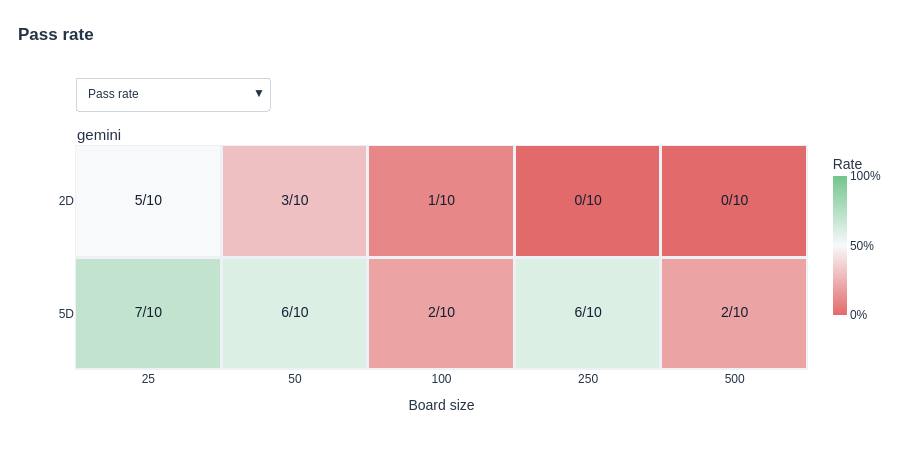

Here is the notebook cell this chart was saved with:
### Markdown cell above
## Valid moves and failure rates

One full-width heatmap per model, with board size across columns and dimension across rows. Use the menu to switch between pass, truncation, semantic-failure and request-error rates. Cells show counts and denominators; gray cells have no measured rate. **Green always means better:** more passes or fewer failures. Hover for outcome and failure details.

Pass, truncation and semantic-failure rates use completed responses; request-error rates use all scheduled attempts. Provider-reported response errors remain in the saved completed-response denominator.

### Code cell
view.show_all(figures.plot_rate_heatmaps(aggregate))

### Figure 1 — Plotly figure (JSON) as saved in the notebook; plotly's stock layout.template omitted (floating-point values rounded to 4 significant figures)
{"data": [{"coloraxis": "coloraxis", "hovertemplate": "%{hovertext}<extra></extra>", "hovertext": [["gemini · 2D · board 25<br>Pass rate: 5/10 completed responses<br>Valid: 5<br>Semantic failure: 5<br>Stored primary failures: {&#x27;word_extension&#x27;: 2, &#x27;spatial_conflict&#x27;: 1, &#x27;missing_overlap&#x27;: 2}", "gemini · 2D · board 50<br>Pass rate: 3/10 completed responses<br>Semantic failure: 7<br>Valid: 3<br>Stored primary failures: {&#x27;word_extension&#x27;: 3, &#x27;sequence&#x27;: 2, &#x27;spatial_conflict&#x27;: 1, &#x27;missing_overlap&#x27;: 1}", "gemini · 2D · board 100<br>Pass rate: 1/10 completed responses<br>Semantic failure: 9<br>Valid: 1<br>Stored primary failures: {&#x27;word_extension&#x27;: 5, &#x27;spatial_conflict&#x27;: 3, &#x27;invalid_cross_word&#x27;: 1}", "gemini · 2D · board 250<br>Pass rate: 0/10 completed responses<br>Semantic failure: 10<br>Stored primary failures: {&#x27;sequence&#x27;: 2, &#x27;word_extension&#x27;: 5, &#x27;spatial_conflict&#x27;: 2, &#x27;missing_overlap&#x27;: 1}", "gemini · 2D · board 500<br>Pass rate: 0/10 completed responses<br>Semantic failure: 10<br>Stored primary failures: {&#x27;spatial_conflict&#x27;: 2, &#x27;word_extension&#x27;: 4, &#x27;missing_overlap&#x27;: 4}"], ["gemini · 5D · board 25<br>Pass rate: 7/10 completed responses<br>Valid: 7<br>Semantic failure: 3<br>Stored primary failures: {&#x27;word_extension&#x27;: 1, &#x27;invalid_cross_word&#x27;: 2}", "gemini · 5D · board 50<br>Pass rate: 6/10 completed responses<br>Semantic failure: 4<br>Valid: 6<br>Stored primary failures: {&#x27;invalid_cross_word&#x27;: 3, &#x27;spatial_conflict&#x27;: 1}", "gemini · 5D · board 100<br>Pass rate: 2/10 completed responses<br>Semantic failure: 8<br>Valid: 2<br>Stored primary failures: {&#x27;spatial_conflict&#x27;: 4, &#x27;invalid_cross_word&#x27;: 2, &#x27;word_extension&#x27;: 2}", "gemini · 5D · board 250<br>Pass rate: 6/10 completed responses<br>Semantic failure: 4<br>Valid: 6<br>Stored primary failures: {&#x27;invalid_cross_word&#x27;: 2, &#x27;missing_overlap&#x27;: 1, &#x27;spatial_conflict&#x27;: 1}", "gemini · 5D · board 500<br>Pass rate: 2/10 completed responses<br>Semantic failure: 8<br>Valid: 2<br>Stored primary failures: {&#x27;spatial_conflict&#x27;: 5, &#x27;invalid_cross_word&#x27;: 3}"]], "showscale": false, "type": "heatmap", "visible": true, "x": ["25", "50", "100", "250", "500"], "xaxis": "x", "xgap": 3, "y": ["2D", "5D"], "yaxis": "y", "ygap": 3, "z": [[0.5, 0.3, 0.1, 0, 0], [0.7, 0.6, 0.2, 0.6, 0.2]]}, {"hovertemplate": "%{hovertext}<extra></extra>", "hovertext": ["gemini · 2D · board 25<br>Pass rate: 5/10 completed responses<br>Valid: 5<br>Semantic failure: 5<br>Stored primary failures: {&#x27;word_extension&#x27;: 2, &#x27;spatial_conflict&#x27;: 1, &#x27;missing_overlap&#x27;: 2}", "gemini · 2D · board 50<br>Pass rate: 3/10 completed responses<br>Semantic failure: 7<br>Valid: 3<br>Stored primary failures: {&#x27;word_extension&#x27;: 3, &#x27;sequence&#x27;: 2, &#x27;spatial_conflict&#x27;: 1, &#x27;missing_overlap&#x27;: 1}", "gemini · 2D · board 100<br>Pass rate: 1/10 completed responses<br>Semantic failure: 9<br>Valid: 1<br>Stored primary failures: {&#x27;word_extension&#x27;: 5, &#x27;spatial_conflict&#x27;: 3, &#x27;invalid_cross_word&#x27;: 1}", "gemini · 2D · board 250<br>Pass rate: 0/10 completed responses<br>Semantic failure: 10<br>Stored primary failures: {&#x27;sequence&#x27;: 2, &#x27;word_extension&#x27;: 5, &#x27;spatial_conflict&#x27;: 2, &#x27;missing_overlap&#x27;: 1}", "gemini · 2D · board 500<br>Pass rate: 0/10 completed responses<br>Semantic failure: 10<br>Stored primary failures: {&#x27;spatial_conflict&#x27;: 2, &#x27;word_extension&#x27;: 4, &#x27;missing_overlap&#x27;: 4}", "gemini · 5D · board 25<br>Pass rate: 7/10 completed responses<br>Valid: 7<br>Semantic failure: 3<br>Stored primary failures: {&#x27;word_extension&#x27;: 1, &#x27;invalid_cross_word&#x27;: 2}", "gemini · 5D · board 50<br>Pass rate: 6/10 completed responses<br>Semantic failure: 4<br>Valid: 6<br>Stored primary failures: {&#x27;invalid_cross_word&#x27;: 3, &#x27;spatial_conflict&#x27;: 1}", "gemini · 5D · board 100<br>Pass rate: 2/10 completed responses<br>Semantic failure: 8<br>Valid: 2<br>Stored primary failures: {&#x27;spatial_conflict&#x27;: 4, &#x27;invalid_cross_word&#x27;: 2, &#x27;word_extension&#x27;: 2}", "gemini · 5D · board 250<br>Pass rate: 6/10 completed responses<br>Semantic failure: 4<br>Valid: 6<br>Stored primary failures: {&#x27;invalid_cross_word&#x27;: 2, &#x27;missing_overlap&#x27;: 1, &#x27;spatial_conflict&#x27;: 1}", "gemini · 5D · board 500<br>Pass rate: 2/10 completed responses<br>Semantic failure: 8<br>Valid: 2<br>Stored primary failures: {&#x27;spatial_conflict&#x27;: 5, &#x27;invalid_cross_word&#x27;: 3}"], "mode": "text", "showlegend": false, "text": ["5/10", "3/10", "1/10", "0/10", "0/10", "7/10", "6/10", "2/10", "6/10", "2/10"], "textfont": {"color": "#172033", "size": 14}, "type": "scatter", "visible": true, "x": ["25", "50", "100", "250", "500", "25", "50", "100", "250", "500"], "xaxis": "x", "y": ["2D", "2D", "2D", "2D", "2D", "5D", "5D", "5D", "5D", "5D"], "yaxis": "y"}, {"coloraxis": "coloraxis", "hovertemplate": "%{hovertext}<extra></extra>", "hovertext": [["gemini · 2D · board 25<br>Truncation rate: 0/10 completed responses<br>Valid: 5<br>Semantic failure: 5<br>Stored primary failures: {&#x27;word_extension&#x27;: 2, &#x27;spatial_conflict&#x27;: 1, &#x27;missing_overlap&#x27;: 2}", "gemini · 2D · board 50<br>Truncation rate: 0/10 completed responses<br>Semantic failure: 7<br>Valid: 3<br>Stored primary failures: {&#x27;word_extension&#x27;: 3, &#x27;sequence&#x27;: 2, &#x27;spatial_conflict&#x27;: 1, &#x27;missing_overlap&#x27;: 1}", "gemini · 2D · board 100<br>Truncation rate: 0/10 completed responses<br>Semantic failure: 9<br>Valid: 1<br>Stored primary failures: {&#x27;word_extension&#x27;: 5, &#x27;spatial_conflict&#x27;: 3, &#x27;invalid_cross_word&#x27;: 1}", "gemini · 2D · board 250<br>Truncation rate: 0/10 completed responses<br>Semantic failure: 10<br>Stored primary failures: {&#x27;sequence&#x27;: 2, &#x27;word_extension&#x27;: 5, &#x27;spatial_conflict&#x27;: 2, &#x27;missing_overlap&#x27;: 1}", "gemini · 2D · board 500<br>Truncation rate: 0/10 completed responses<br>Semantic failure: 10<br>Stored primary failures: {&#x27;spatial_conflict&#x27;: 2, &#x27;word_extension&#x27;: 4, &#x27;missing_overlap&#x27;: 4}"], ["gemini · 5D · board 25<br>Truncation rate: 0/10 completed responses<br>Valid: 7<br>Semantic failure: 3<br>Stored primary failures: {&#x27;word_extension&#x27;: 1, &#x27;invalid_cross_word&#x27;: 2}", "gemini · 5D · board 50<br>Truncation rate: 0/10 completed responses<br>Semantic failure: 4<br>Valid: 6<br>Stored primary failures: {&#x27;invalid_cross_word&#x27;: 3, &#x27;spatial_conflict&#x27;: 1}", "gemini · 5D · board 100<br>Truncation rate: 0/10 completed responses<br>Semantic failure: 8<br>Valid: 2<br>Stored primary failures: {&#x27;spatial_conflict&#x27;: 4, &#x27;invalid_cross_word&#x27;: 2, &#x27;word_extension&#x27;: 2}", "gemini · 5D · board 250<br>Truncation rate: 0/10 completed responses<br>Semantic failure: 4<br>Valid: 6<br>Stored primary failures: {&#x27;invalid_cross_word&#x27;: 2, &#x27;missing_overlap&#x27;: 1, &#x27;spatial_conflict&#x27;: 1}", "gemini · 5D · board 500<br>Truncation rate: 0/10 completed responses<br>Semantic failure: 8<br>Valid: 2<br>Stored primary failures: {&#x27;spatial_conflict&#x27;: 5, &#x27;invalid_cross_word&#x27;: 3}"]], "showscale": false, "type": "heatmap", "visible": false, "x": ["25", "50", "100", "250", "500"], "xaxis": "x", "xgap": 3, "y": ["2D", "5D"], "yaxis": "y", "ygap": 3, "z": [[0, 0, 0, 0, 0], [0, 0, 0, 0, 0]]}, {"hovertemplate": "%{hovertext}<extra></extra>", "hovertext": ["gemini · 2D · board 25<br>Truncation rate: 0/10 completed responses<br>Valid: 5<br>Semantic failure: 5<br>Stored primary failures: {&#x27;word_extension&#x27;: 2, &#x27;spatial_conflict&#x27;: 1, &#x27;missing_overlap&#x27;: 2}", "gemini · 2D · board 50<br>Truncation rate: 0/10 completed responses<br>Semantic failure: 7<br>Valid: 3<br>Stored primary failures: {&#x27;word_extension&#x27;: 3, &#x27;sequence&#x27;: 2, &#x27;spatial_conflict&#x27;: 1, &#x27;missing_overlap&#x27;: 1}", "gemini · 2D · board 100<br>Truncation rate: 0/10 completed responses<br>Semantic failure: 9<br>Valid: 1<br>Stored primary failures: {&#x27;word_extension&#x27;: 5, &#x27;spatial_conflict&#x27;: 3, &#x27;invalid_cross_word&#x27;: 1}", "gemini · 2D · board 250<br>Truncation rate: 0/10 completed responses<br>Semantic failure: 10<br>Stored primary failures: {&#x27;sequence&#x27;: 2, &#x27;word_extension&#x27;: 5, &#x27;spatial_conflict&#x27;: 2, &#x27;missing_overlap&#x27;: 1}", "gemini · 2D · board 500<br>Truncation rate: 0/10 completed responses<br>Semantic failure: 10<br>Stored primary failures: {&#x27;spatial_conflict&#x27;: 2, &#x27;word_extension&#x27;: 4, &#x27;missing_overlap&#x27;: 4}", "gemini · 5D · board 25<br>Truncation rate: 0/10 completed responses<br>Valid: 7<br>Semantic failure: 3<br>Stored primary failures: {&#x27;word_extension&#x27;: 1, &#x27;invalid_cross_word&#x27;: 2}", "gemini · 5D · board 50<br>Truncation rate: 0/10 completed responses<br>Semantic failure: 4<br>Valid: 6<br>Stored primary failures: {&#x27;invalid_cross_word&#x27;: 3, &#x27;spatial_conflict&#x27;: 1}", "gemini · 5D · board 100<br>Truncation rate: 0/10 completed responses<br>Semantic failure: 8<br>Valid: 2<br>Stored primary failures: {&#x27;spatial_conflict&#x27;: 4, &#x27;invalid_cross_word&#x27;: 2, &#x27;word_extension&#x27;: 2}", "gemini · 5D · board 250<br>Truncation rate: 0/10 completed responses<br>Semantic failure: 4<br>Valid: 6<br>Stored primary failures: {&#x27;invalid_cross_word&#x27;: 2, &#x27;missing_overlap&#x27;: 1, &#x27;spatial_conflict&#x27;: 1}", "gemini · 5D · board 500<br>Truncation rate: 0/10 completed responses<br>Semantic failure: 8<br>Valid: 2<br>Stored primary failures: {&#x27;spatial_conflict&#x27;: 5, &#x27;invalid_cross_word&#x27;: 3}"], "mode": "text", "showlegend": false, "text": ["0/10", "0/10", "0/10", "0/10", "0/10", "0/10", "0/10", "0/10", "0/10", "0/10"], "textfont": {"color": "#172033", "size": 14}, "type": "scatter", "visible": false, "x": ["25", "50", "100", "250", "500", "25", "50", "100", "250", "500"], "xaxis": "x", "y": ["2D", "2D", "2D", "2D", "2D", "5D", "5D", "5D", "5D", "5D"], "yaxis": "y"}, {"coloraxis": "coloraxis", "hovertemplate": "%{hovertext}<extra></extra>", "hovertext": [["gemini · 2D · board 25<br>Semantic failure rate: 5/10 completed responses<br>Valid: 5<br>Semantic failure: 5<br>Stored primary failures: {&#x27;word_extension&#x27;: 2, &#x27;spatial_conflict&#x27;: 1, &#x27;missing_overlap&#x27;: 2}", "gemini · 2D · board 50<br>Semantic failure rate: 7/10 completed responses<br>Semantic failure: 7<br>Valid: 3<br>Stored primary failures: {&#x27;word_extension&#x27;: 3, &#x27;sequence&#x27;: 2, &#x27;spatial_conflict&#x27;: 1, &#x27;missing_overlap&#x27;: 1}", "gemini · 2D · board 100<br>Semantic failure rate: 9/10 completed responses<br>Semantic failure: 9<br>Valid: 1<br>Stored primary failures: {&#x27;word_extension&#x27;: 5, &#x27;spatial_conflict&#x27;: 3, &#x27;invalid_cross_word&#x27;: 1}", "gemini · 2D · board 250<br>Semantic failure rate: 10/10 completed responses<br>Semantic failure: 10<br>Stored primary failures: {&#x27;sequence&#x27;: 2, &#x27;word_extension&#x27;: 5, &#x27;spatial_conflict&#x27;: 2, &#x27;missing_overlap&#x27;: 1}", "gemini · 2D · board 500<br>Semantic failure rate: 10/10 completed responses<br>Semantic failure: 10<br>Stored primary failures: {&#x27;spatial_conflict&#x27;: 2, &#x27;word_extension&#x27;: 4, &#x27;missing_overlap&#x27;: 4}"], ["gemini · 5D · board 25<br>Semantic failure rate: 3/10 completed responses<br>Valid: 7<br>Semantic failure: 3<br>Stored primary failures: {&#x27;word_extension&#x27;: 1, &#x27;invalid_cross_word&#x27;: 2}", "gemini · 5D · board 50<br>Semantic failure rate: 4/10 completed responses<br>Semantic failure: 4<br>Valid: 6<br>Stored primary failures: {&#x27;invalid_cross_word&#x27;: 3, &#x27;spatial_conflict&#x27;: 1}", "gemini · 5D · board 100<br>Semantic failure rate: 8/10 completed responses<br>Semantic failure: 8<br>Valid: 2<br>Stored primary failures: {&#x27;spatial_conflict&#x27;: 4, &#x27;invalid_cross_word&#x27;: 2, &#x27;word_extension&#x27;: 2}", "gemini · 5D · board 250<br>Semantic failure rate: 4/10 completed responses<br>Semantic failure: 4<br>Valid: 6<br>Stored primary failures: {&#x27;invalid_cross_word&#x27;: 2, &#x27;missing_overlap&#x27;: 1, &#x27;spatial_conflict&#x27;: 1}", "gemini · 5D · board 500<br>Semantic failure rate: 8/10 completed responses<br>Semantic failure: 8<br>Valid: 2<br>Stored primary failures: {&#x27;spatial_conflict&#x27;: 5, &#x27;invalid_cross_word&#x27;: 3}"]], "showscale": false, "type": "heatmap", "visible": false, "x": ["25", "50", "100", "250", "500"], "xaxis": "x", "xgap": 3, "y": ["2D", "5D"], "yaxis": "y", "ygap": 3, "z": [[0.5, 0.7, 0.9, 1, 1], [0.3, 0.4, 0.8, 0.4, 0.8]]}, {"hovertemplate": "%{hovertext}<extra></extra>", "hovertext": ["gemini · 2D · board 25<br>Semantic failure rate: 5/10 completed responses<br>Valid: 5<br>Semantic failure: 5<br>Stored primary failures: {&#x27;word_extension&#x27;: 2, &#x27;spatial_conflict&#x27;: 1, &#x27;missing_overlap&#x27;: 2}", "gemini · 2D · board 50<br>Semantic failure rate: 7/10 completed responses<br>Semantic failure: 7<br>Valid: 3<br>Stored primary failures: {&#x27;word_extension&#x27;: 3, &#x27;sequence&#x27;: 2, &#x27;spatial_conflict&#x27;: 1, &#x27;missing_overlap&#x27;: 1}", "gemini · 2D · board 100<br>Semantic failure rate: 9/10 completed responses<br>Semantic failure: 9<br>Valid: 1<br>Stored primary failures: {&#x27;word_extension&#x27;: 5, &#x27;spatial_conflict&#x27;: 3, &#x27;invalid_cross_word&#x27;: 1}", "gemini · 2D · board 250<br>Semantic failure rate: 10/10 completed responses<br>Semantic failure: 10<br>Stored primary failures: {&#x27;sequence&#x27;: 2, &#x27;word_extension&#x27;: 5, &#x27;spatial_conflict&#x27;: 2, &#x27;missing_overlap&#x27;: 1}", "gemini · 2D · board 500<br>Semantic failure rate: 10/10 completed responses<br>Semantic failure: 10<br>Stored primary failures: {&#x27;spatial_conflict&#x27;: 2, &#x27;word_extension&#x27;: 4, &#x27;missing_overlap&#x27;: 4}", "gemini · 5D · board 25<br>Semantic failure rate: 3/10 completed responses<br>Valid: 7<br>Semantic failure: 3<br>Stored primary failures: {&#x27;word_extension&#x27;: 1, &#x27;invalid_cross_word&#x27;: 2}", "gemini · 5D · board 50<br>Semantic failure rate: 4/10 completed responses<br>Semantic failure: 4<br>Valid: 6<br>Stored primary failures: {&#x27;invalid_cross_word&#x27;: 3, &#x27;spatial_conflict&#x27;: 1}", "gemini · 5D · board 100<br>Semantic failure rate: 8/10 completed responses<br>Semantic failure: 8<br>Valid: 2<br>Stored primary failures: {&#x27;spatial_conflict&#x27;: 4, &#x27;invalid_cross_word&#x27;: 2, &#x27;word_extension&#x27;: 2}", "gemini · 5D · board 250<br>Semantic failure rate: 4/10 completed responses<br>Semantic failure: 4<br>Valid: 6<br>Stored primary failures: {&#x27;invalid_cross_word&#x27;: 2, &#x27;missing_overlap&#x27;: 1, &#x27;spatial_conflict&#x27;: 1}", "gemini · 5D · board 500<br>Semantic failure rate: 8/10 completed responses<br>Semantic failure: 8<br>Valid: 2<br>Stored primary failures: {&#x27;spatial_conflict&#x27;: 5, &#x27;invalid_cross_word&#x27;: 3}"], "mode": "text", "showlegend": false, "text": ["5/10", "7/10", "9/10", "10/10", "10/10", "3/10", "4/10", "8/10", "4/10", "8/10"], "textfont": {"color": "#172033", "size": 14}, "type": "scatter", "visible": false, "x": ["25", "50", "100", "250", "500", "25", "50", "100", "250", "500"], "xaxis": "x", "y": ["2D", "2D", "2D", "2D", "2D", "5D", "5D", "5D", "5D", "5D"], "yaxis": "y"}, {"coloraxis": "coloraxis", "hovertemplate": "%{hovertext}<extra></extra>", "hovertext": [["gemini · 2D · board 25<br>Transport / request error rate: 0/10 scheduled attempts<br>Valid: 5<br>Semantic failure: 5<br>Stored primary failures: {&#x27;word_extension&#x27;: 2, &#x27;spatial_conflict&#x27;: 1, &#x27;missing_overlap&#x27;: 2}", "gemini · 2D · board 50<br>Transport / request error rate: 0/10 scheduled attempts<br>Semantic failure: 7<br>Valid: 3<br>Stored primary failures: {&#x27;word_extension&#x27;: 3, &#x27;sequence&#x27;: 2, &#x27;spatial_conflict&#x27;: 1, &#x27;missing_overlap&#x27;: 1}", "gemini · 2D · board 100<br>Transport / request error rate: 0/10 scheduled attempts<br>Semantic failure: 9<br>Valid: 1<br>Stored primary failures: {&#x27;word_extension&#x27;: 5, &#x27;spatial_conflict&#x27;: 3, &#x27;invalid_cross_word&#x27;: 1}", "gemini · 2D · board 250<br>Transport / request error rate: 0/10 scheduled attempts<br>Semantic failure: 10<br>Stored primary failures: {&#x27;sequence&#x27;: 2, &#x27;word_extension&#x27;: 5, &#x27;spatial_conflict&#x27;: 2, &#x27;missing_overlap&#x27;: 1}", "gemini · 2D · board 500<br>Transport / request error rate: 0/10 scheduled attempts<br>Semantic failure: 10<br>Stored primary failures: {&#x27;spatial_conflict&#x27;: 2, &#x27;word_extension&#x27;: 4, &#x27;missing_overlap&#x27;: 4}"], ["gemini · 5D · board 25<br>Transport / request error rate: 0/10 scheduled attempts<br>Valid: 7<br>Semantic failure: 3<br>Stored primary failures: {&#x27;word_extension&#x27;: 1, &#x27;invalid_cross_word&#x27;: 2}", "gemini · 5D · board 50<br>Transport / request error rate: 0/10 scheduled attempts<br>Semantic failure: 4<br>Valid: 6<br>Stored primary failures: {&#x27;invalid_cross_word&#x27;: 3, &#x27;spatial_conflict&#x27;: 1}", "gemini · 5D · board 100<br>Transport / request error rate: 0/10 scheduled attempts<br>Semantic failure: 8<br>Valid: 2<br>Stored primary failures: {&#x27;spatial_conflict&#x27;: 4, &#x27;invalid_cross_word&#x27;: 2, &#x27;word_extension&#x27;: 2}", "gemini · 5D · board 250<br>Transport / request error rate: 0/10 scheduled attempts<br>Semantic failure: 4<br>Valid: 6<br>Stored primary failures: {&#x27;invalid_cross_word&#x27;: 2, &#x27;missing_overlap&#x27;: 1, &#x27;spatial_conflict&#x27;: 1}", "gemini · 5D · board 500<br>Transport / request error rate: 0/10 scheduled attempts<br>Semantic failure: 8<br>Valid: 2<br>Stored primary failures: {&#x27;spatial_conflict&#x27;: 5, &#x27;invalid_cross_word&#x27;: 3}"]], "showscale": false, "type": "heatmap", "visible": false, "x": ["25", "50", "100", "250", "500"], "xaxis": "x", "xgap": 3, "y": ["2D", "5D"], "yaxis": "y", "ygap": 3, "z": [[0, 0, 0, 0, 0], [0, 0, 0, 0, 0]]}, {"hovertemplate": "%{hovertext}<extra></extra>", "hovertext": ["gemini · 2D · board 25<br>Transport / request error rate: 0/10 scheduled attempts<br>Valid: 5<br>Semantic failure: 5<br>Stored primary failures: {&#x27;word_extension&#x27;: 2, &#x27;spatial_conflict&#x27;: 1, &#x27;missing_overlap&#x27;: 2}", "gemini · 2D · board 50<br>Transport / request error rate: 0/10 scheduled attempts<br>Semantic failure: 7<br>Valid: 3<br>Stored primary failures: {&#x27;word_extension&#x27;: 3, &#x27;sequence&#x27;: 2, &#x27;spatial_conflict&#x27;: 1, &#x27;missing_overlap&#x27;: 1}", "gemini · 2D · board 100<br>Transport / request error rate: 0/10 scheduled attempts<br>Semantic failure: 9<br>Valid: 1<br>Stored primary failures: {&#x27;word_extension&#x27;: 5, &#x27;spatial_conflict&#x27;: 3, &#x27;invalid_cross_word&#x27;: 1}", "gemini · 2D · board 250<br>Transport / request error rate: 0/10 scheduled attempts<br>Semantic failure: 10<br>Stored primary failures: {&#x27;sequence&#x27;: 2, &#x27;word_extension&#x27;: 5, &#x27;spatial_conflict&#x27;: 2, &#x27;missing_overlap&#x27;: 1}", "gemini · 2D · board 500<br>Transport / request error rate: 0/10 scheduled attempts<br>Semantic failure: 10<br>Stored primary failures: {&#x27;spatial_conflict&#x27;: 2, &#x27;word_extension&#x27;: 4, &#x27;missing_overlap&#x27;: 4}", "gemini · 5D · board 25<br>Transport / request error rate: 0/10 scheduled attempts<br>Valid: 7<br>Semantic failure: 3<br>Stored primary failures: {&#x27;word_extension&#x27;: 1, &#x27;invalid_cross_word&#x27;: 2}", "gemini · 5D · board 50<br>Transport / request error rate: 0/10 scheduled attempts<br>Semantic failure: 4<br>Valid: 6<br>Stored primary failures: {&#x27;invalid_cross_word&#x27;: 3, &#x27;spatial_conflict&#x27;: 1}", "gemini · 5D · board 100<br>Transport / request error rate: 0/10 scheduled attempts<br>Semantic failure: 8<br>Valid: 2<br>Stored primary failures: {&#x27;spatial_conflict&#x27;: 4, &#x27;invalid_cross_word&#x27;: 2, &#x27;word_extension&#x27;: 2}", "gemini · 5D · board 250<br>Transport / request error rate: 0/10 scheduled attempts<br>Semantic failure: 4<br>Valid: 6<br>Stored primary failures: {&#x27;invalid_cross_word&#x27;: 2, &#x27;missing_overlap&#x27;: 1, &#x27;spatial_conflict&#x27;: 1}", "gemini · 5D · board 500<br>Transport / request error rate: 0/10 scheduled attempts<br>Semantic failure: 8<br>Valid: 2<br>Stored primary failures: {&#x27;spatial_conflict&#x27;: 5, &#x27;invalid_cross_word&#x27;: 3}"], "mode": "text", "showlegend": false, "text": ["0/10", "0/10", "0/10", "0/10", "0/10", "0/10", "0/10", "0/10", "0/10", "0/10"], "textfont": {"color": "#172033", "size": 14}, "type": "scatter", "visible": false, "x": ["25", "50", "100", "250", "500", "25", "50", "100", "250", "500"], "xaxis": "x", "y": ["2D", "2D", "2D", "2D", "2D", "5D", "5D", "5D", "5D", "5D"], "yaxis": "y"}], "layout": {"annotations": [{"font": {"color": "#263448", "size": 15}, "showarrow": false, "text": "gemini", "x": 0, "xanchor": "left", "xref": "paper", "y": 1, "yanchor": "bottom", "yref": "paper"}], "coloraxis": {"cmax": 1, "cmin": 0, "colorbar": {"len": 180, "lenmode": "pixels", "thickness": 14, "tickformat": ".0%", "title": {"text": "Rate"}, "y": 1, "yanchor": "top"}, "colorscale": [[0, "#E36A6A"], [0.5, "#F7F9FB"], [1, "#72C58C"]]}, "font": {"color": "#263448", "family": "Arial, sans-serif", "size": 12}, "height": 470, "hoverlabel": {"align": "left"}, "legend": {"font": {"size": 11}, "orientation": "h", "traceorder": "normal", "x": 0, "y": 1.356, "yanchor": "bottom"}, "margin": {"b": 100, "l": 75, "r": 60, "t": 145}, "plot_bgcolor": "#edf0f4", "title": {"text": "<b>Pass rate</b>", "x": 0.02, "y": 0.9404, "yanchor": "top"}, "updatemenus": [{"bgcolor": "white", "bordercolor": "#ccd5e0", "buttons": [{"args": [{"visible": [true, true, false, false, false, false, false, false]}, {"coloraxis.reversescale": false, "title.text": "<b>Pass rate</b>"}], "label": "Pass rate", "method": "update"}, {"args": [{"visible": [false, false, true, true, false, false, false, false]}, {"coloraxis.reversescale": true, "title.text": "<b>Truncation rate</b>"}], "label": "Truncation rate", "method": "update"}, {"args": [{"visible": [false, false, false, false, true, true, false, false]}, {"coloraxis.reversescale": true, "title.text": "<b>Semantic failure rate</b>"}], "label": "Semantic failure rate", "method": "update"}, {"args": [{"visible": [false, false, false, false, false, false, true, true]}, {"coloraxis.reversescale": true, "title.text": "<b>Transport / request error rate</b>"}], "label": "Transport / request error rate", "method": "update"}], "direction": "down", "font": {"size": 12}, "x": 0, "xanchor": "left", "y": 1.156, "yanchor": "bottom"}], "xaxis": {"anchor": "y", "categoryarray": ["25", "50", "100", "250", "500"], "categoryorder": "array", "domain": [0, 1], "showgrid": false, "title": {"text": "Board size"}, "type": "category", "zeroline": false}, "yaxis": {"anchor": "x", "autorange": "reversed", "categoryarray": ["2D", "5D"], "categoryorder": "array", "domain": [0, 1], "showgrid": false, "type": "category", "zeroline": false}}}
